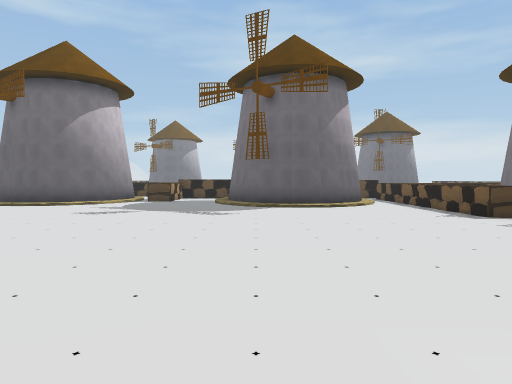
[1] (above)

24 first-person views from a walk through a 3-D level made in the Unity game engine. The camera is 1.4 m above the floor, tilts 2° down and sees 70° across. The floor is counted in squares, 2 m on a side. Each view is taken from the middle of a square. On the plan, view 1 faces up. The plan holds only what a view shows up to about 11 squares ahead; the rest is blank. The place goes on beyond the plan. The player character is not drawn. Some animated figures are left out.

[2]
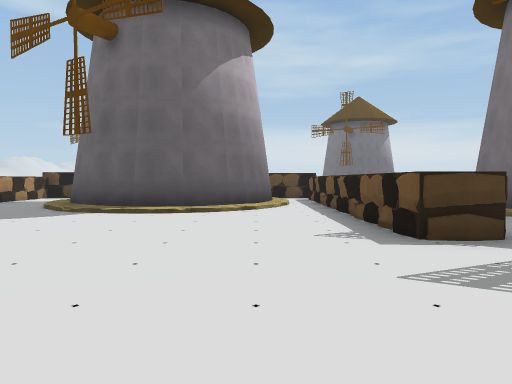

[3]
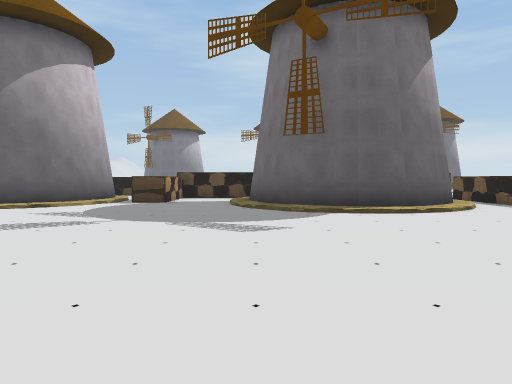

[4]
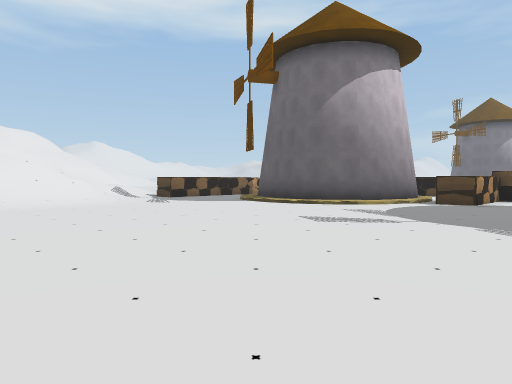

[5]
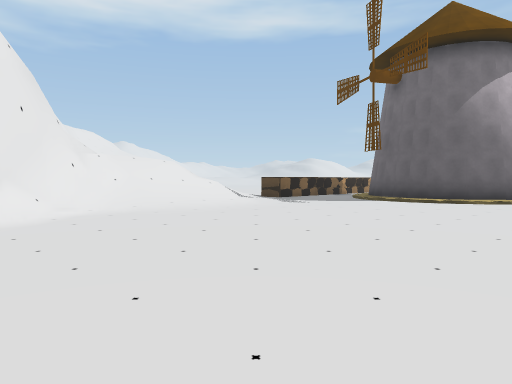

[6]
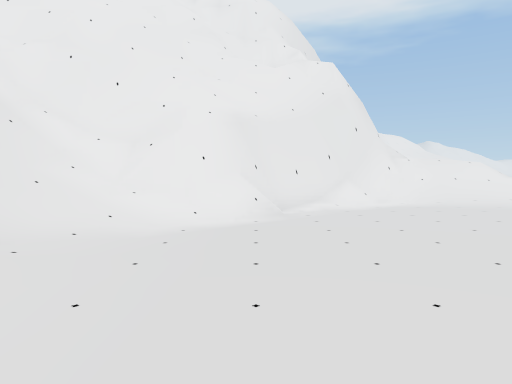

[7]
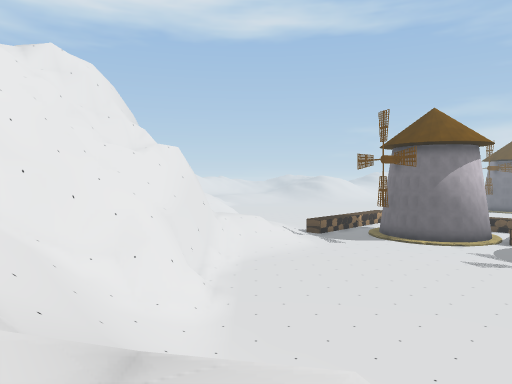

[8]
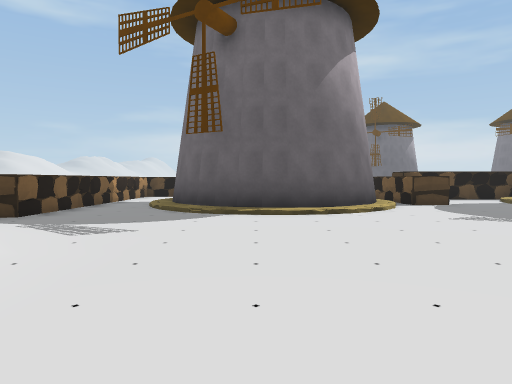

[9]
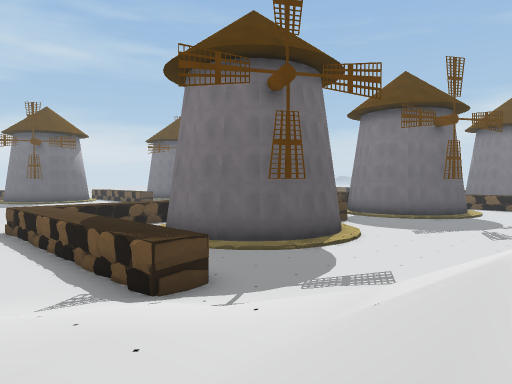

[10]
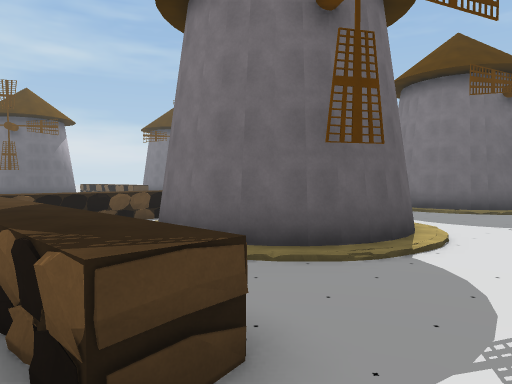

[11]
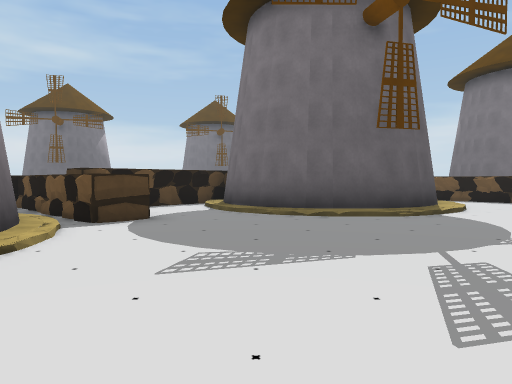

[12]
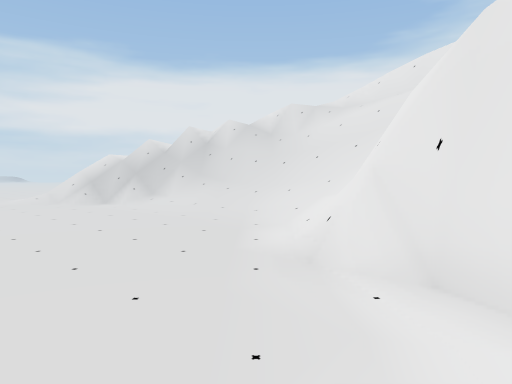

[13]
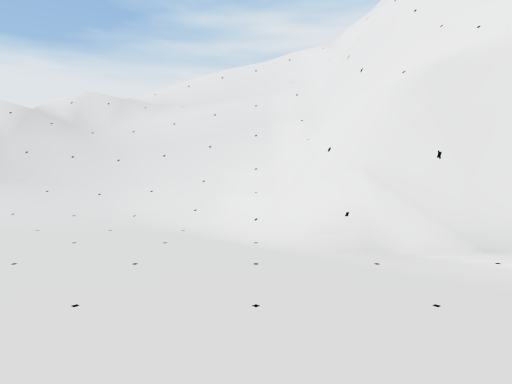

[14]
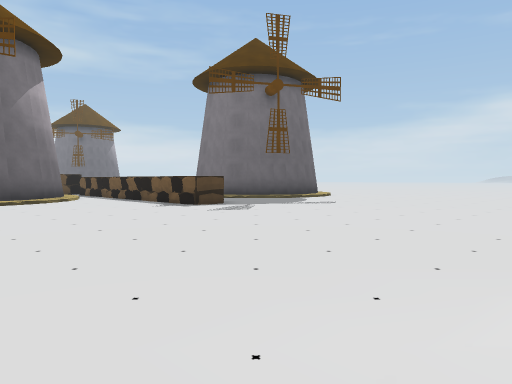

[15]
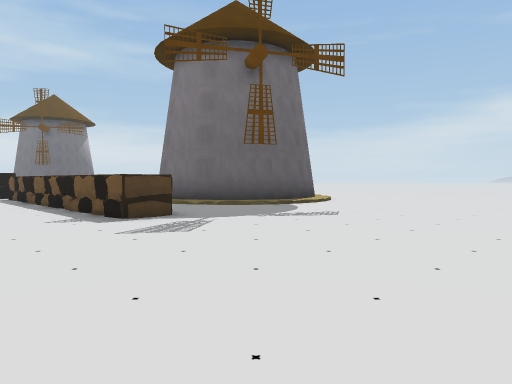

[16]
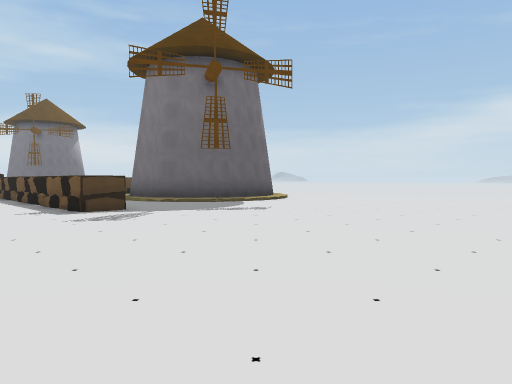

[17]
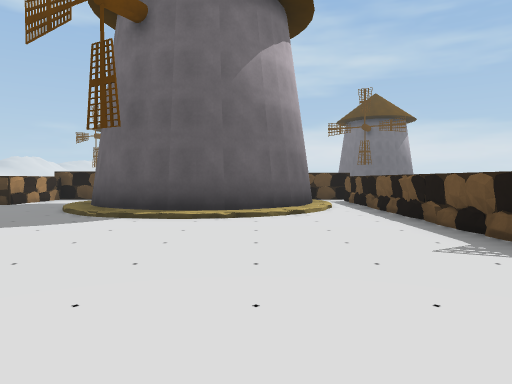

[18]
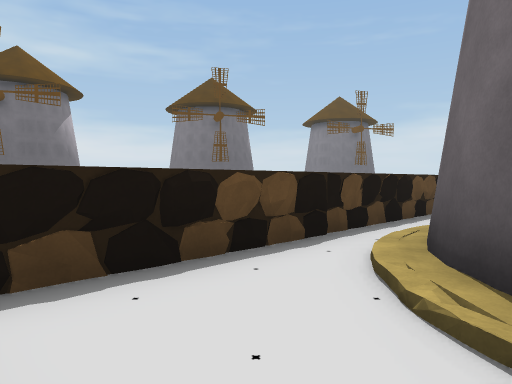

[19]
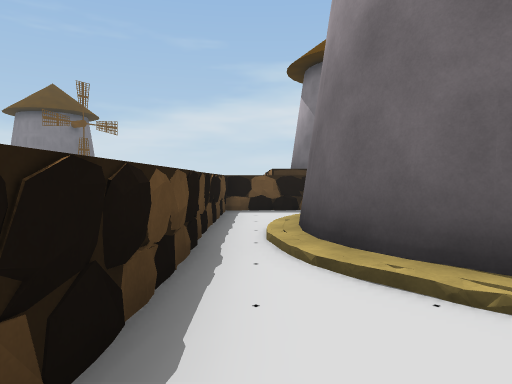

[20]
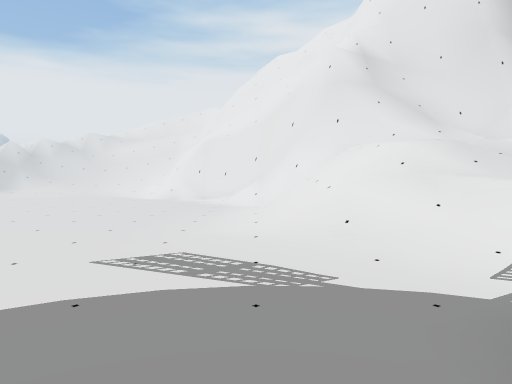

[21]
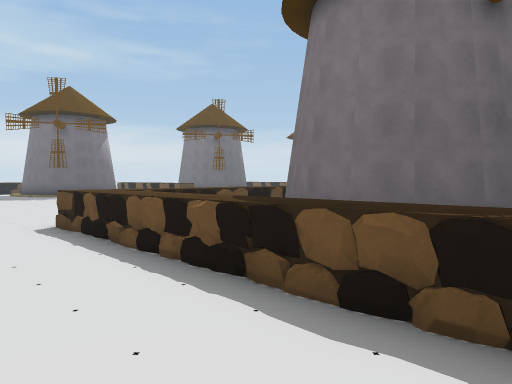

[22]
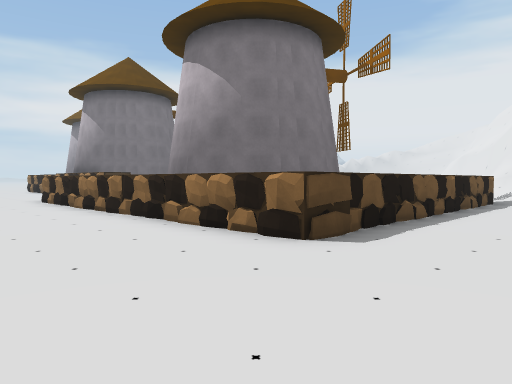

[23]
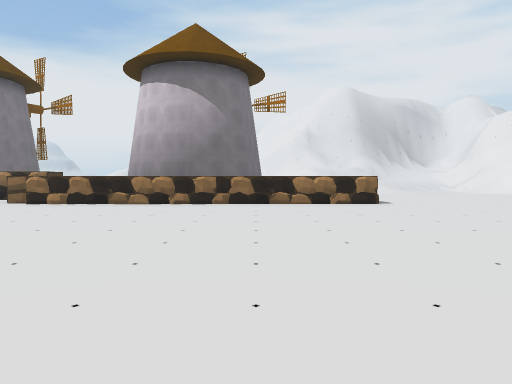

[24]
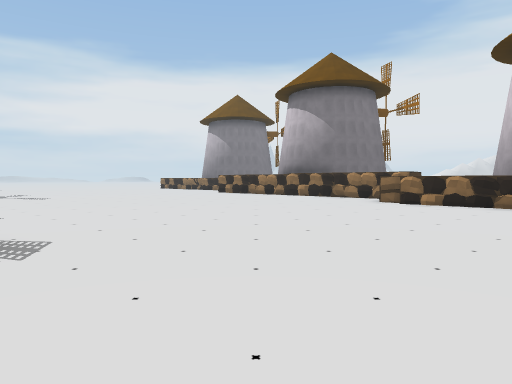

### Floor plan
Key: @ floor where view 1 was taken; # wall or solid block; . main floor; : floor 1 m higher than the main floor; / step, stairs or slope; = window, fence, low wall or low ledge; R rock.
Columns run from 17 left of view 1 to 10 right of it. Each row starts with its distance up from view 1.
 32       . ....
 31      ............
 30     .................
 29     .................
 28    .................
 27   .................
 26   ................
 25 .................
 24 ................
 23 ...............
 22 ........#####.
 21 ...R#########R
 20  ..#........##
 19  ..#...### .######
 18  ..#..##    ##...#
 17  ..#..#     ##..##     #
 16 ...#..#    ##R..#    #.#
 15 ...#..##  ##....##   #.#
 14  ..#...####...../#####.#
 13 ///R.............####..#  #
 12  //....................#  ##
 11 :////..................##..#
 10 //////.................##...
  9  /////.................R#...
  8 //////......................
  7  /////......................
  6 //////......................
  5 #####/......................
  4     ##......................
  3     ##/.....................
  2      ##.....................
  1      ####.........///...
  0        ##/.......@/
 -1        #//////////
 -2       ##/////////
 -3       ##////////
 -4       #/////////
 -5       #///////=//
 -6       =/###=//

Positions as (right, up) in squares from view 1, and headings:
1: (0, 0), facing up
2: (4, 5), facing up
3: (-1, 5), facing up
4: (-1, 5), facing up-left
5: (-4, 2), facing up-left
6: (-2, 1), facing left
7: (-1, -5), facing up-left
8: (-9, 6), facing up
9: (-17, 8), facing up-right
10: (-15, 11), facing up-right
11: (-7, 10), facing up-right
12: (-11, 4), facing down-right
13: (-8, 5), facing down
14: (0, 1), facing up-right
15: (3, 3), facing up-right
16: (3, 1), facing up-right
17: (3, 6), facing up
18: (-13, 18), facing up-right
19: (-13, 20), facing right
20: (-12, 14), facing down
21: (-17, 13), facing up-right
22: (-17, 25), facing down-right
23: (-11, 32), facing down
24: (-9, 32), facing down-right
